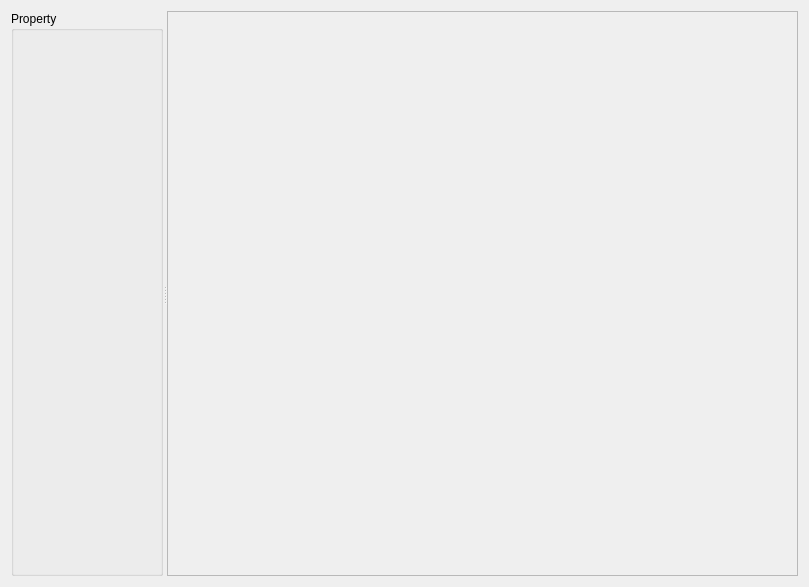
<?xml version="1.0" encoding="UTF-8"?>
<ui version="4.0">
 <class>NodeGraphicsWidget</class>
 <widget class="QWidget" name="NodeGraphicsWidget">
  <property name="geometry">
   <rect>
    <x>0</x>
    <y>0</y>
    <width>809</width>
    <height>587</height>
   </rect>
  </property>
  <property name="windowTitle">
   <string>Form</string>
  </property>
  <layout class="QVBoxLayout" name="verticalLayout_2">
   <item>
    <widget class="QSplitter" name="splitter">
     <property name="orientation">
      <enum>Qt::Horizontal</enum>
     </property>
     <widget class="QGroupBox" name="groupBox">
      <property name="title">
       <string>Property</string>
      </property>
      <layout class="QVBoxLayout" name="inspector_layout"/>
     </widget>
     <widget class="XS::NodeGraphicsView" name="view">
      <property name="frameShape">
       <enum>QFrame::StyledPanel</enum>
      </property>
      <property name="frameShadow">
       <enum>QFrame::Raised</enum>
      </property>
     </widget>
    </widget>
   </item>
  </layout>
 </widget>
 <customwidgets>
  <customwidget>
   <class>XS::NodeGraphicsView</class>
   <extends>QFrame</extends>
   <header>NodeGraphicsView.h</header>
   <container>1</container>
  </customwidget>
 </customwidgets>
 <resources/>
 <connections/>
</ui>
